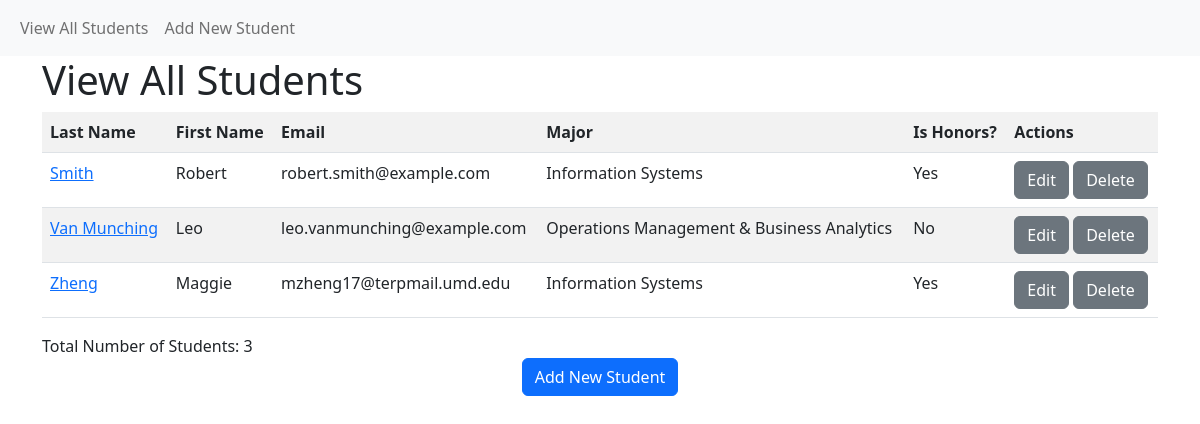
Screenshot of /student/view with the database file from the repository.
### models.py (models this page shows, shortened)
class Student(db.Model):
    __tablename__ = "student"
    student_id = db.Column(db.Integer, primary_key=True)
    first_name = db.Column(db.String(30), nullable=False)
    last_name = db.Column(db.String(50), nullable=False)
    student_email = db.Column(db.VARCHAR(100), nullable=False)
    major_id = db.Column(db.Integer, db.ForeignKey('major.major_id'))
    birth_date = db.Column(db.DateTime, nullable=False)
    num_credits_completed = db.Column(db.Integer, nullable=False)
    gpa = db.Column(db.Float, nullable=False)
    is_honors = db.Column(db.Boolean, nullable=False)

class Major(db.Model):
    __tablename__ = "major"
    major_id = db.Column(db.Integer, primary_key=True)
    major = db.Column(db.String(30), nullable=False)
    students = db.relationship('Student', backref='students')

### app.py (the view)
@app.route('/student/view')
def student_view_all():
    students = Student.query.outerjoin(Major, Student.major_id == Major.major_id) \
        .add_entity(Major) \
        .order_by(Student.last_name, Student.first_name) \
        .all()
    return render_template('student_view_all.html', students=students)

### templates/student_view_all.html (shortened to what this page needs)
{% extends "base.html" %}
{% block page_head %}
    View All Students
{% endblock %}
{% block page_content %}
    <div class="row">
    <div class="col">
    <table class="table table-striped">
        <tr>
            <th>Last Name</th>
			<th>First Name</th>
            <th>Email</th>
            <th>Major</th>
            <th>Is Honors?</th>
            <th>Actions</th>
        </tr>
        {% for each_student, each_major in students %}
        <tr>
            <td><a href="{{ url_for('student_view', student_id=each_student['student_id']) }}">{{ each_student['last_name'] }}</a></td>
            <td>{{ each_student['first_name'] }}</td>
            <td>{{ each_student['student_email']}}</td>
            <td>{{ each_major['major'] }}</td>
            <td>{{ 'Yes' if each_student['is_honors'] == 1 else 'No' }}</td>
            <td>
                <a href="{{ url_for('student_edit', student_id=each_student['student_id']) }}" class="btn btn-secondary" role="button">Edit</a>
                <a href="{{ url_for('student_delete', student_id=each_student['student_id']) }}" class="btn btn-secondary" role="button">Delete</a>
            </td>
        </tr>
        {% endfor %}
    </table>
    </div>
    </div>
    <div class="row">
        <div class="col">
            Total Number of Students: {{ students|length }}
        </div>
    </div>
    <div class="row">
        <div class="col text-center">
            <a href="{{ url_for('student_create') }}" class="btn btn-primary" role="button">Add New Student</a>
        </div>
    </div>
{% endblock %}

### templates/base.html (shortened to what this page needs)
<!DOCTYPE html>
<html lang="en">
  <head>
    <link href="https://cdn.jsdelivr.net/npm/bootstrap@5.2.3/dist/css/bootstrap.min.css" rel="stylesheet">
  </head>
  <body>
  <nav class="navbar navbar-expand-lg navbar-light bg-light">
  <div class="container-fluid">
    <div class="collapse navbar-collapse" id="navbarSupportedContent">
      <ul class="navbar-nav me-auto mb-2 mb-lg-0">
        <li class="nav-item">
          <a class="nav-link" href="{{ url_for('student_view_all') }}">View All Students</a>
        </li>
        <li class="nav-item">
          <a class="nav-link" href="{{ url_for('student_create') }}">Add New Student</a>
        </li>
      </ul>
    </div>
  </div>
</nav>
    <div class="container">
        <h1>{% block page_head %}{% endblock %}</h1>
        {% block page_content %}{% endblock %}
    </div>
  </body>
</html>

### rows the page displays
Student: last_name "Smith", first_name "Robert", student_email "robert.smith@example.com", major "Information Systems", is_honors "Yes"
Student: last_name "Van Munching", first_name "Leo", student_email "leo.vanmunching@example.com", major "Operations Management & Business Analytics", is_honors "No"
Student: last_name "Zheng", first_name "Maggie", student_email "mzheng17@terpmail.umd.edu", major "Information Systems", is_honors "Yes"

### other values shown
{{ students|length }} "3"
